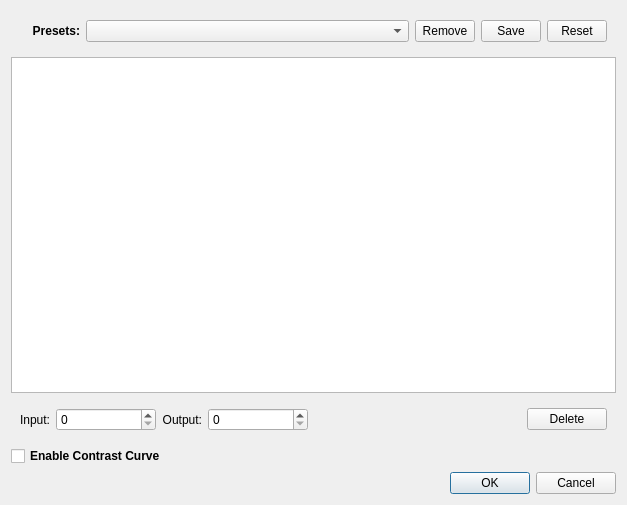
<?xml version="1.0" encoding="UTF-8"?>
<ui version="4.0">
 <class>dialog_contrast_curve</class>
 <widget class="QDialog" name="dialog_contrast_curve">
  <property name="geometry">
   <rect>
    <x>0</x>
    <y>0</y>
    <width>627</width>
    <height>505</height>
   </rect>
  </property>
  <property name="windowTitle">
   <string>Contrast Curve</string>
  </property>
  <layout class="QVBoxLayout" name="verticalLayout">
   <item>
    <widget class="QWidget" name="widget" native="true">
     <property name="maximumSize">
      <size>
       <width>16777215</width>
       <height>40</height>
      </size>
     </property>
     <layout class="QHBoxLayout" name="horizontalLayout">
      <item>
       <widget class="QLabel" name="label">
        <property name="maximumSize">
         <size>
          <width>60</width>
          <height>16777215</height>
         </size>
        </property>
        <property name="font">
         <font>
          <bold>true</bold>
         </font>
        </property>
        <property name="text">
         <string>Presets:</string>
        </property>
        <property name="alignment">
         <set>Qt::AlignRight|Qt::AlignTrailing|Qt::AlignVCenter</set>
        </property>
       </widget>
      </item>
      <item>
       <widget class="QComboBox" name="cbPresets"/>
      </item>
      <item>
       <widget class="QPushButton" name="btnRemovePreset">
        <property name="maximumSize">
         <size>
          <width>60</width>
          <height>16777215</height>
         </size>
        </property>
        <property name="text">
         <string>Remove</string>
        </property>
       </widget>
      </item>
      <item>
       <widget class="QPushButton" name="btnSavePreset">
        <property name="maximumSize">
         <size>
          <width>60</width>
          <height>16777215</height>
         </size>
        </property>
        <property name="text">
         <string>Save</string>
        </property>
       </widget>
      </item>
      <item>
       <widget class="QPushButton" name="btnResetPreset">
        <property name="maximumSize">
         <size>
          <width>60</width>
          <height>16777215</height>
         </size>
        </property>
        <property name="text">
         <string>Reset</string>
        </property>
       </widget>
      </item>
     </layout>
    </widget>
   </item>
   <item>
    <widget class="CustomChartView" name="gvChartCurve"/>
   </item>
   <item>
    <widget class="QWidget" name="widget_2" native="true">
     <layout class="QHBoxLayout" name="horizontalLayout_2">
      <item>
       <widget class="QLabel" name="label_2">
        <property name="text">
         <string>Input:</string>
        </property>
        <property name="alignment">
         <set>Qt::AlignRight|Qt::AlignTrailing|Qt::AlignVCenter</set>
        </property>
       </widget>
      </item>
      <item>
       <widget class="QSpinBox" name="spinInput">
        <property name="minimumSize">
         <size>
          <width>100</width>
          <height>0</height>
         </size>
        </property>
        <property name="maximum">
         <number>255</number>
        </property>
        <property name="value">
         <number>0</number>
        </property>
       </widget>
      </item>
      <item>
       <widget class="QLabel" name="label_3">
        <property name="text">
         <string>Output:</string>
        </property>
        <property name="alignment">
         <set>Qt::AlignRight|Qt::AlignTrailing|Qt::AlignVCenter</set>
        </property>
       </widget>
      </item>
      <item>
       <widget class="QSpinBox" name="spinOutput">
        <property name="minimumSize">
         <size>
          <width>100</width>
          <height>0</height>
         </size>
        </property>
        <property name="maximum">
         <number>255</number>
        </property>
        <property name="value">
         <number>0</number>
        </property>
       </widget>
      </item>
      <item>
       <spacer name="horizontalSpacer">
        <property name="orientation">
         <enum>Qt::Horizontal</enum>
        </property>
        <property name="sizeHint" stdset="0">
         <size>
          <width>40</width>
          <height>20</height>
         </size>
        </property>
       </spacer>
      </item>
      <item>
       <widget class="QPushButton" name="btnDeletePoint">
        <property name="text">
         <string>Delete</string>
        </property>
       </widget>
      </item>
     </layout>
    </widget>
   </item>
   <item>
    <widget class="QCheckBox" name="chkCurve">
     <property name="font">
      <font>
       <bold>true</bold>
      </font>
     </property>
     <property name="text">
      <string>Enable Contrast Curve</string>
     </property>
    </widget>
   </item>
   <item>
    <widget class="QDialogButtonBox" name="buttonBox">
     <property name="orientation">
      <enum>Qt::Horizontal</enum>
     </property>
     <property name="standardButtons">
      <set>QDialogButtonBox::Cancel|QDialogButtonBox::Ok</set>
     </property>
    </widget>
   </item>
  </layout>
 </widget>
 <customwidgets>
  <customwidget>
   <class>CustomChartView</class>
   <extends>QGraphicsView</extends>
   <header>custom_chart_view.h</header>
  </customwidget>
 </customwidgets>
 <resources/>
 <connections>
  <connection>
   <sender>buttonBox</sender>
   <signal>accepted()</signal>
   <receiver>dialog_contrast_curve</receiver>
   <slot>accept()</slot>
   <hints>
    <hint type="sourcelabel">
     <x>248</x>
     <y>254</y>
    </hint>
    <hint type="destinationlabel">
     <x>157</x>
     <y>274</y>
    </hint>
   </hints>
  </connection>
  <connection>
   <sender>buttonBox</sender>
   <signal>rejected()</signal>
   <receiver>dialog_contrast_curve</receiver>
   <slot>reject()</slot>
   <hints>
    <hint type="sourcelabel">
     <x>316</x>
     <y>260</y>
    </hint>
    <hint type="destinationlabel">
     <x>286</x>
     <y>274</y>
    </hint>
   </hints>
  </connection>
 </connections>
</ui>
